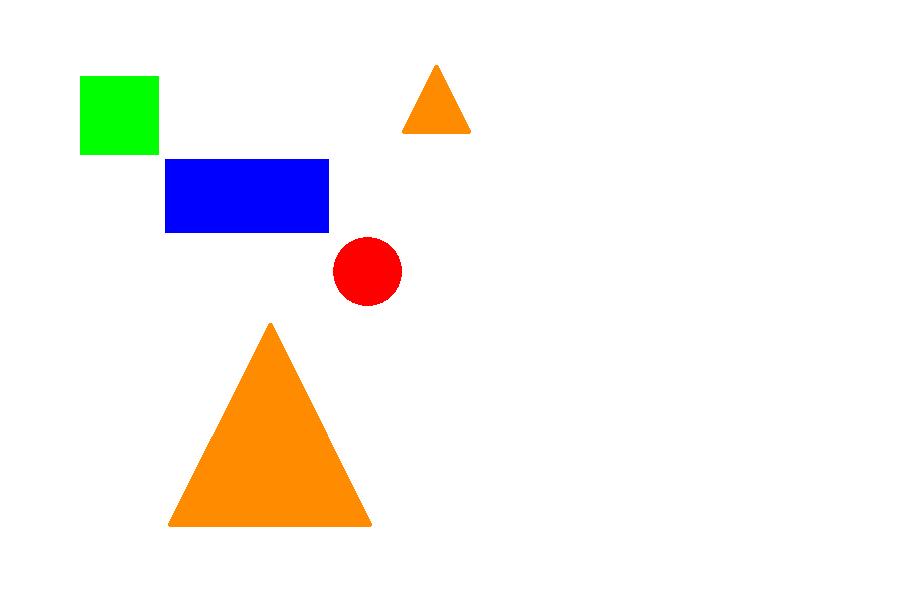
#> input picture Eyantra/task_1a/test2.png, 898 x 598 px
$ python task_1.py   (older library calls are emulated)
#> lines starting #> are read from the running program, lines starting #| are printed output that depends on the picture; after the words box and inside, x2 and y2 are one past the last pixel; in counts of white or black regions, pixels touching at a corner belong together
#> further down, img is the input picture: shape (598, 898, 3); mean B, G, R 238.9, 242.3, 246.3
import cv2
import imutils
import numpy as np

def show_image(image,s):
    cv2.imshow(str(s),image)
    if (cv2.waitKey(0) & 0xFF == ord('q')):
        cv2.destroyAllWindows()

def find_contours(image):
    gray=cv2.cvtColor(image,cv2.COLOR_BGR2GRAY)
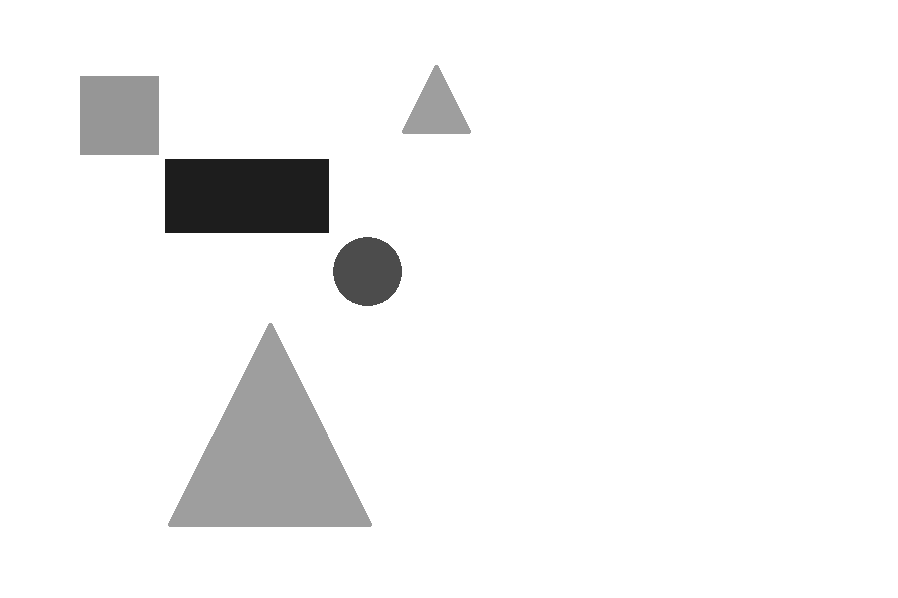
#> gray: shape (598, 898); min 29, max 255, mean 243.1

    blur=cv2.GaussianBlur(gray,(7,7),0)

    ret,thresh = cv2.threshold(blur,200,255,cv2.THRESH_BINARY_INV)
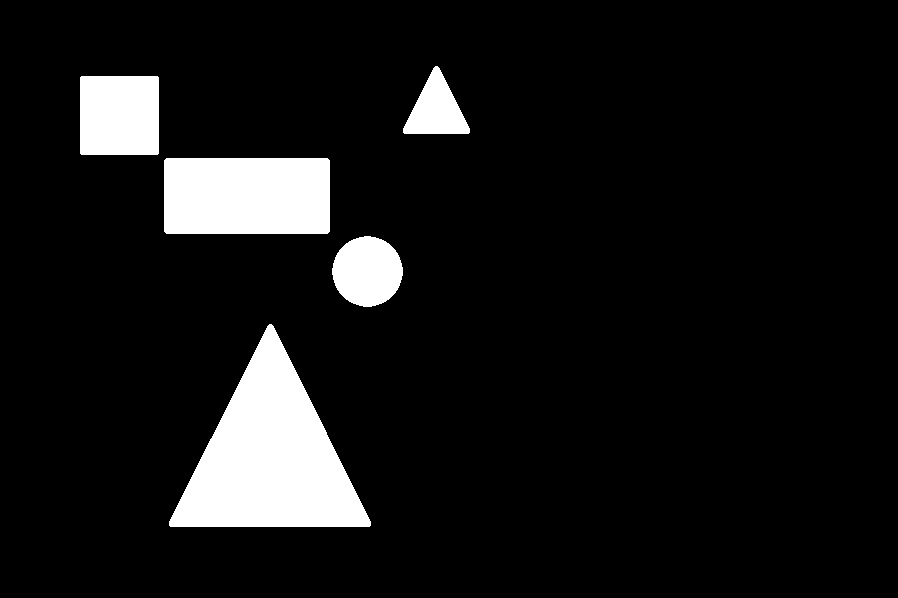
#> thresh: shape (598, 898); 8.7% white; 5 white regions
    contours = cv2.findContours(thresh.copy(), cv2.RETR_EXTERNAL,
                        cv2.CHAIN_APPROX_SIMPLE)
#> contours = 5 contours; box (x1, y1, x2, y2) and area: (169, 324, 371, 527) 21094, (164, 158, 330, 234) 12367, (80, 76, 159, 155) 6082, (332, 236, 403, 307) 3782, (403, 66, 470, 134) 2467
    contours = contours[0] if imutils.is_cv2() else contours[1]
    return contours
def side(contours):
    shape='Unidentified'
    perimeter=cv2.arcLength(contours,True)
    num_side=cv2.approxPolyDP(contours,0.02*perimeter,True)
    return num_side
def shape_of(num_side):
    num_of_side=len(num_side)
    if num_of_side==3:
        shape='Triangle'
    elif num_of_side==4:
        z=cv2.boundingRect(num_side)
        ar=z[2]/z[3]
        shape='Square' if ar>=0.95 and ar<=1.05 else 'Rectangle'
    elif num_of_side==5:
        shape='Pentagon'
    elif num_of_side==6:
        shape='Hexagon'
    else:
        shape='Circle'
    return shape
def Color(pixel):

    r=pixel[2]
    g=pixel[1]
    b=pixel[0]

    if (b>240 and g<50 and r<50):
        col='Blue'
    elif(b<50 and g>240 and r<50):
        col='Green'
    elif(b<50 and g<50 and r>240):
        col='Red'
    else:
        col='Orange'

    return col


img=cv2.imread('test2.png')
img1=np.copy(img)
cnts=find_contours(img)
#> cnts has the same summary as contours in find_contours
for c in cnts:
    num_side=side(c)
    shape=shape_of(num_side)
    M = cv2.moments(c)

    cY = int(M["m10"] / M["m00"])
    cX = int(M["m01"] / M["m00"])

    pixel=img[cX][cY]
    col=Color(pixel)
    print (pixel)
    cv2.drawContours(img1,[c], -1, (0, 0, 0), 5)
    cv2.circle(img1, (cY, cX), 4, (255, 255, 255), -1)
    cv2.putText(img1,col+shape, (cY - 45, cX - 25),
        cv2.FONT_HERSHEY_SIMPLEX, 0.5, (255, 255, 0), 1)
    cv2.putText(img1, "("+str(cY)+","+str(cX)+")", (cY-40, cX-10),
        cv2.FONT_HERSHEY_SIMPLEX, 0.5, (255, 255, 0), 1)

    cv2.imshow("Image", img1)
    cv2.waitKey(0)
#> this loop made 5 passes
#> (shape, perimeter in side, num_side, num_of_side in shape_of, cY, cX, pixel, r in Color) on passes 1, 5: ('Triangle', 688.3, [[269, 324], [169, 525], [369, 526]], 3, 269, 457, [0, 140, 255], 255), ('Triangle', 227.3, [[435, 66], [403, 132], [468, 133]], 3, 436, 109, [0, 140, 255], 255)
#> (shape, perimeter in side, num_of_side in shape_of, cY, cX, pixel, r in Color, g in Color) on pass 2: ('Circle', 230.8, 8, 367, 271, [0, 0, 255], 255, 0)
#| [  0 140 255]
#| [  0   0 255]
#| [255   0   0]
#| [  0 255   0]
#| [  0 140 255]
#> pass 1, `cv2.imshow("Image", img1)`:
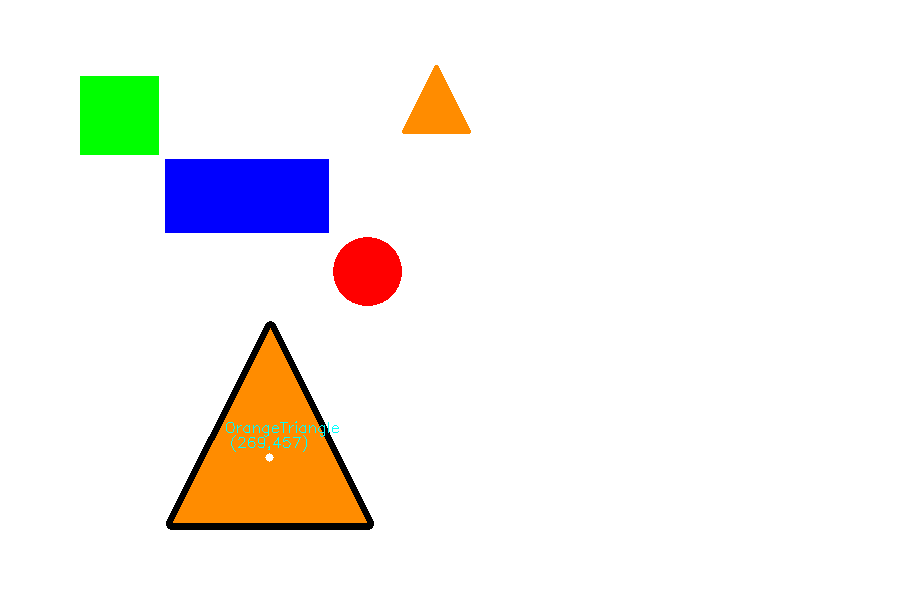
#> window 'Image': shape (598, 898, 3); mean B, G, R 238.2, 240.9, 244
#> pass 2, `cv2.imshow("Image", img1)`:
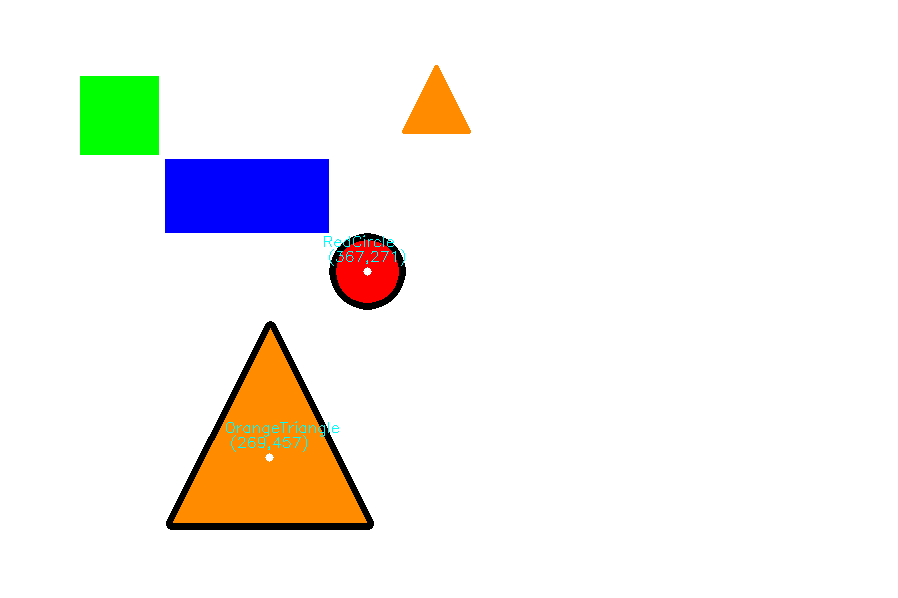
#> window 'Image': shape (598, 898, 3); mean B, G, R 238, 240.7, 243.3
#> after the loop:
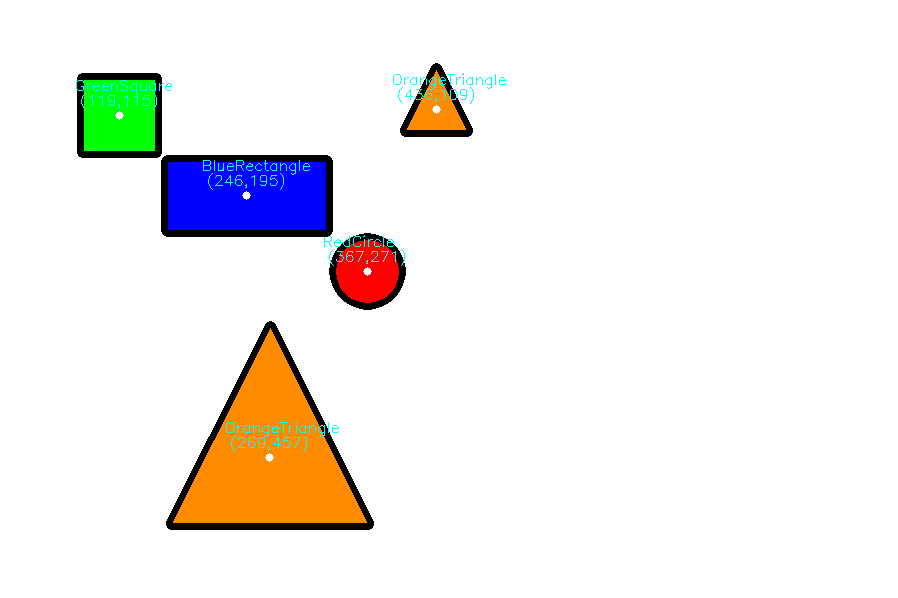
#> img1: shape (598, 898, 3); 2.73% of pixels changed, all inside (x1, y1, x2, y2) = (76, 63, 506, 530)

$ run again, with Eyantra/task_1a/test3.png copied over Eyantra/task_1a/test2.png
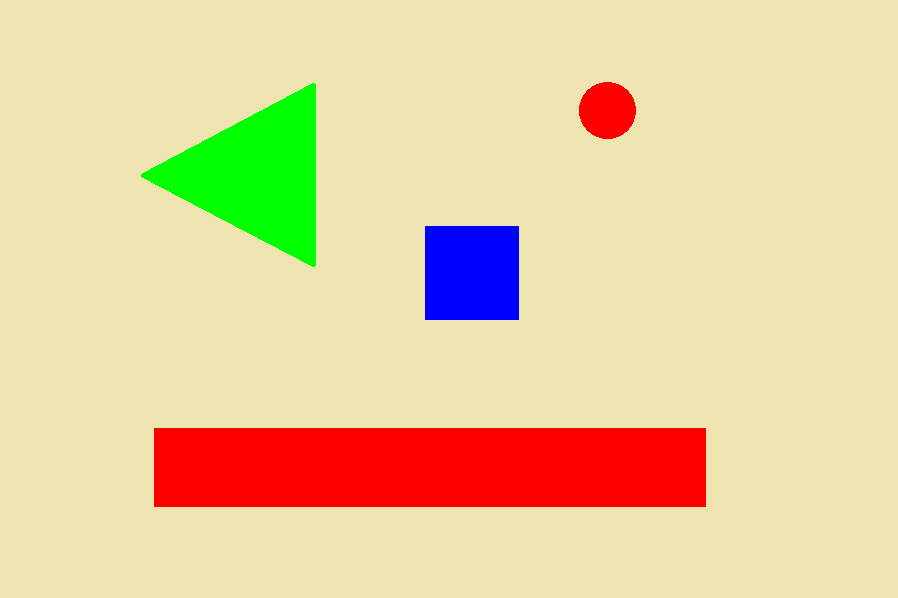
#> input picture Eyantra/task_1a/test3.png, 898 x 598 px
#> img is the input picture: shape (598, 898, 3); mean B, G, R 156.7, 205.5, 229
#> in find_contours, `ret,thresh = cv2.threshold(blur,200,255,cv2.THRESH_BINARY_INV)`:
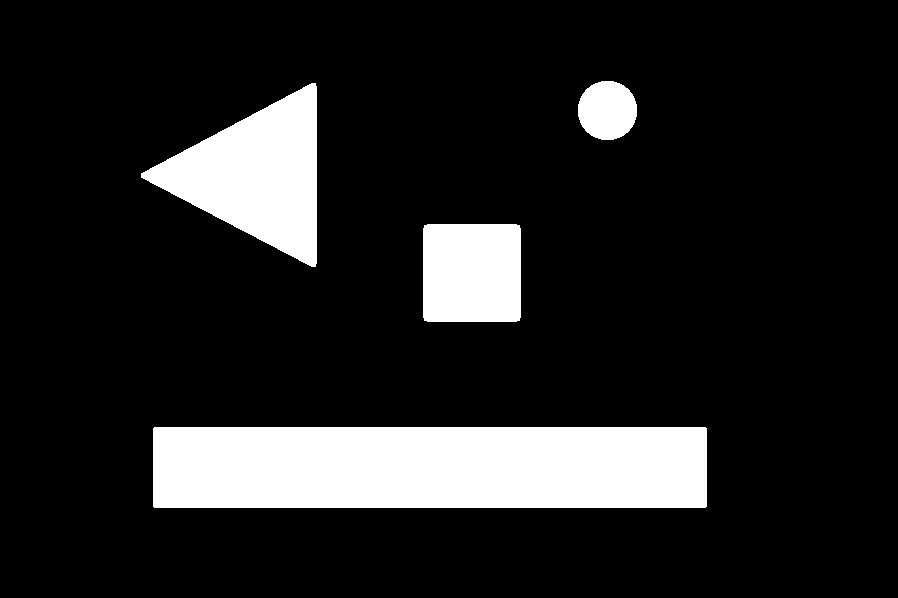
#> thresh: shape (598, 898); 13.8% white; 4 white regions
#> contours = 4 contours; box (x1, y1, x2, y2) and area: (153, 427, 707, 508) 44238, (141, 83, 317, 267) 16734, (423, 224, 521, 322) 9385, (578, 81, 637, 140) 2692
#> cnts has the same summary as contours in find_contours
#> the loop `for c in cnts:` made 4 passes
#> (shape, perimeter in side, num_side, num_of_side in shape_of, z in shape_of, ar in shape_of, cY, cX) on passes 1 to 2: ('Rectangle', 1263.7, [[153, 428], [154, 507], [706, 506], [705, 427]], 4, (153, 427, 554, 81), 6.84, 429, 467), ('Square', 383.3, [[424, 225], [424, 320], [519, 320], [519, 225]], 4, (424, 225, 96, 96), 1, 471, 272)
#> (printed output is left out)
#> after the loop `for c in cnts:`:
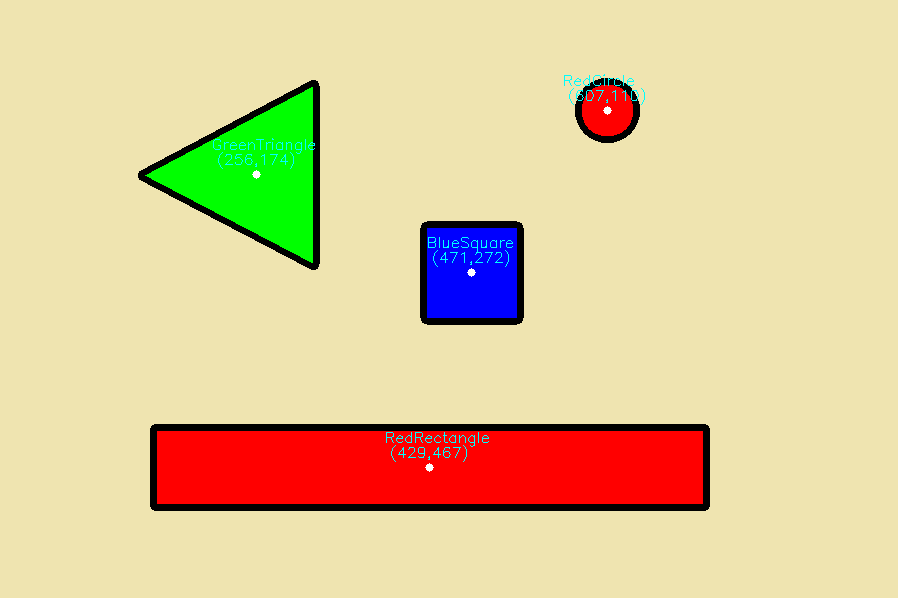
#> img1: shape (598, 898, 3); 3.38% of pixels changed, all inside (x1, y1, x2, y2) = (138, 74, 710, 511)

$ run again, with Eyantra/task_1a/test5.png copied over Eyantra/task_1a/test2.png
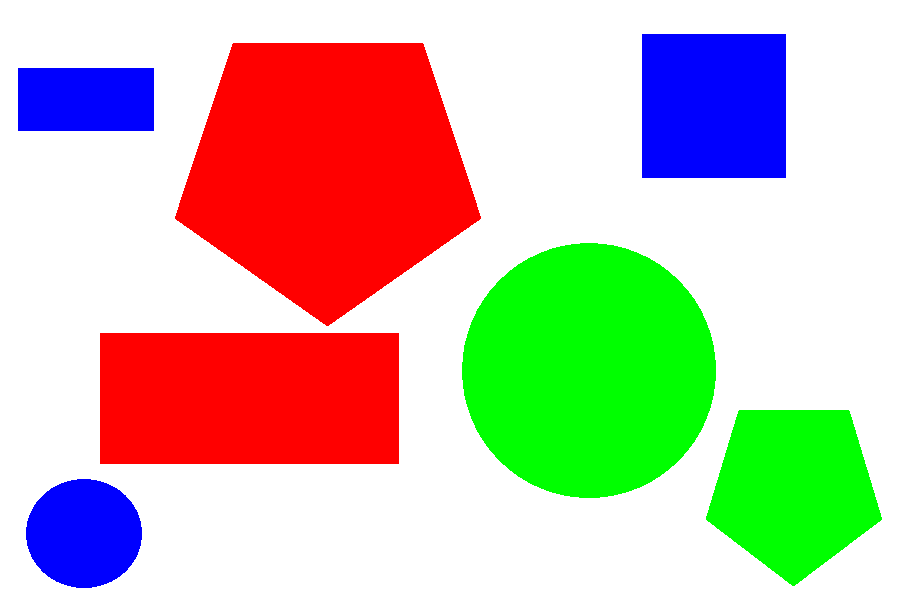
#> input picture Eyantra/task_1a/test5.png, 898 x 598 px
#> img is the input picture: shape (598, 898, 3); mean B, G, R 173.4, 189.2, 202
#> in find_contours, `ret,thresh = cv2.threshold(blur,200,255,cv2.THRESH_BINARY_INV)`:
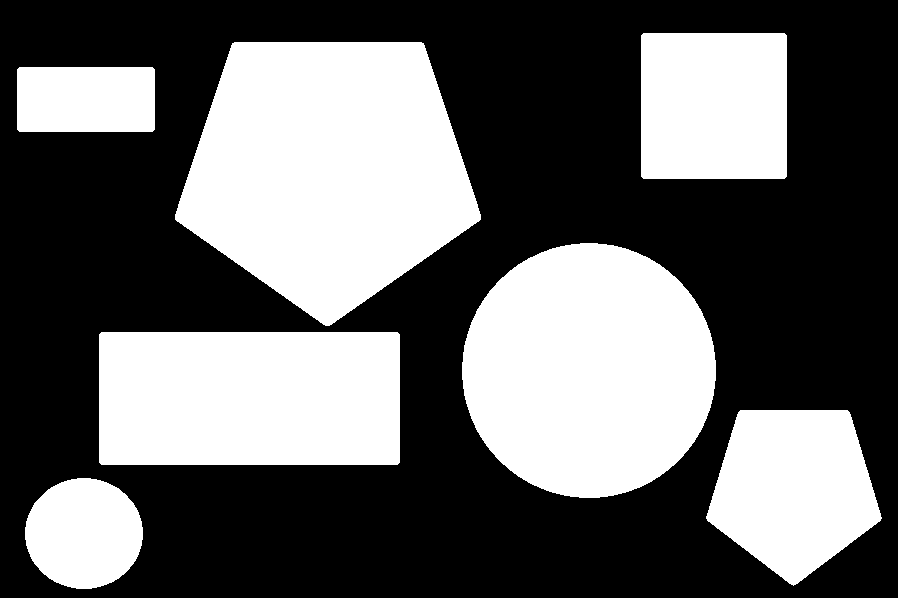
#> thresh: shape (598, 898); 39.8% white; 7 white regions
#> contours = 7 contours; box (x1, y1, x2, y2) and area: (175, 42, 481, 326) 60530, (462, 243, 716, 498) 50456, (99, 332, 400, 465) 39592, (706, 410, 882, 586) 21411, (641, 33, 787, 179) 21017, (25, 478, 143, 589) 10092, (17, 67, 155, 132) 8760
#> cnts has the same summary as contours in find_contours
#> the loop `for c in cnts:` made 7 passes
#> (shape, perimeter in side, num_side, num_of_side in shape_of, z in shape_of, ar in shape_of, cY, cX) on passes 3, 5, 7: ('Rectangle', 859.3, [[99, 334], [101, 464], [399, 462], [397, 332]], 4, (99, 332, 301, 133), 2.26, 249, 398), ('Rectangle', 397.3, [[17, 69], [19, 131], [154, 129], [152, 67]], 4, (17, 67, 138, 65), 2.12, 85, 99), ('Square', 575.3, [[643, 33], [641, 176], [784, 178], [786, 35]], 4, (641, 33, 146, 146), 1, 713, 105)
#> (printed output is left out)
#> after the loop `for c in cnts:`:
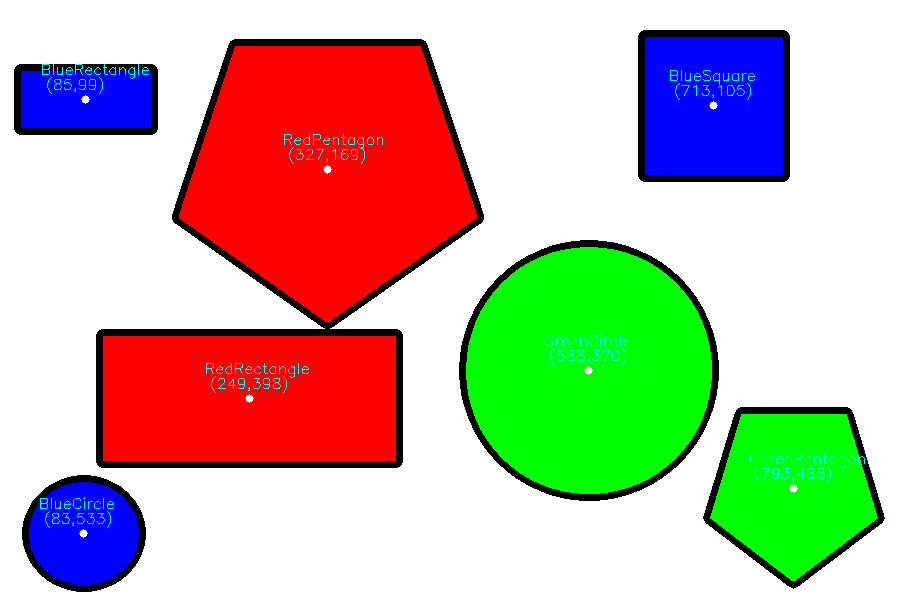
#> img1: shape (598, 898, 3); 6.22% of pixels changed, all inside (x1, y1, x2, y2) = (14, 30, 885, 592)
